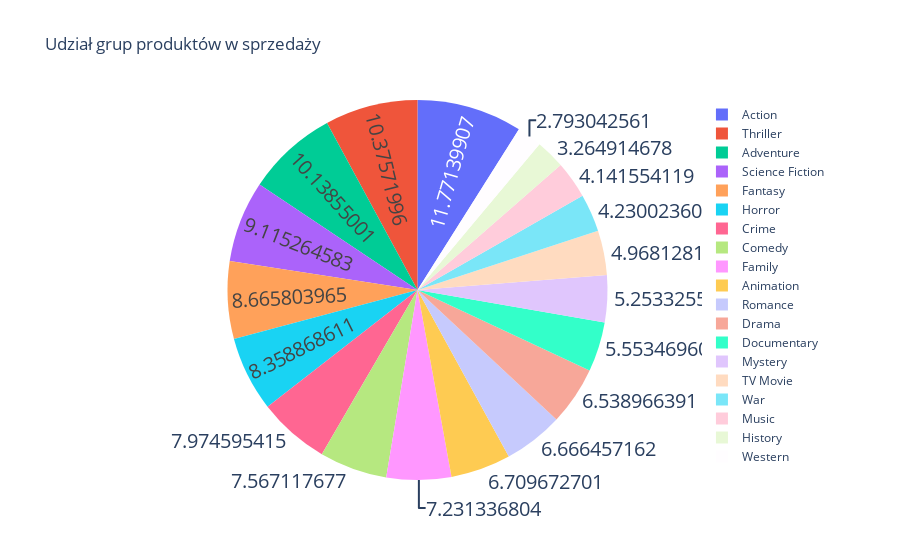

Notebook code cell kept with this figure:
### Code cell
fig1.show()

### Figure 1 — Plotly figure (JSON) as saved in the notebook; plotly's stock layout.template omitted (floating-point values rounded to 4 significant figures)
{"data": [{"hoverinfo": "label+percent", "labels": ["Action", "Adventure", "Animation", "Comedy", "Crime", "Documentary", "Drama", "Family", "Fantasy", "History", "Horror", "Music", "Mystery", "Romance", "Science Fiction", "TV Movie", "Thriller", "War", "Western"], "textfont": {"size": 20}, "textinfo": "value", "type": "pie", "values": [11.77, 10.14, 6.71, 7.567, 7.975, 5.553, 6.539, 7.231, 8.666, 3.265, 8.359, 4.142, 5.253, 6.666, 9.115, 4.968, 10.38, 4.23, 2.793]}], "layout": {"title": {"text": "Udział grup produktów w sprzedaży"}}}
